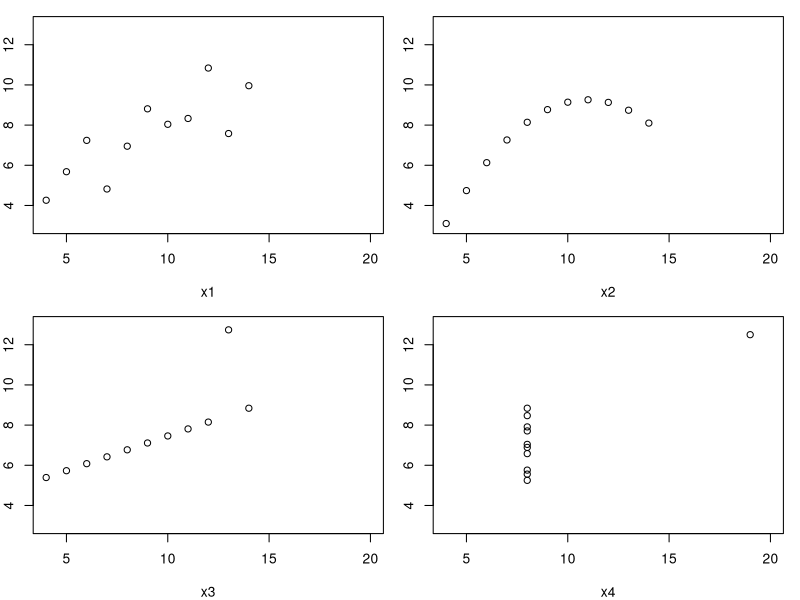
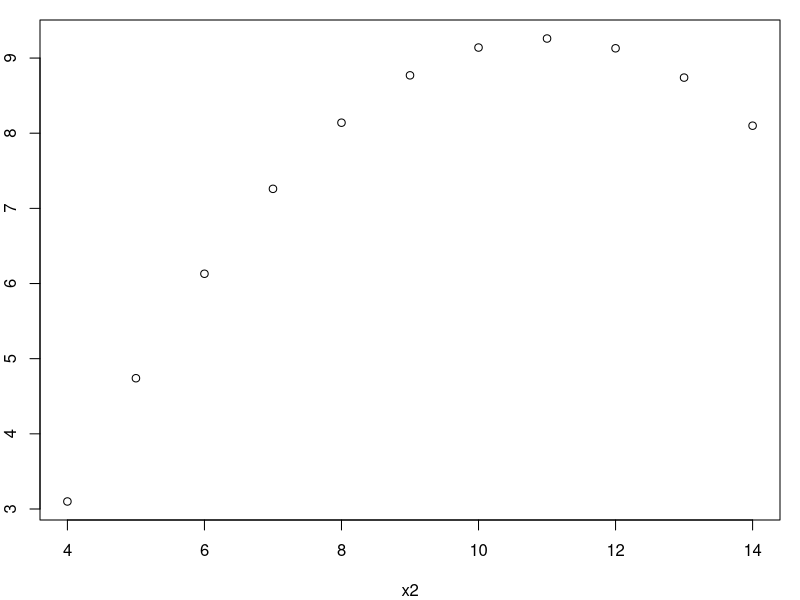

These charts were generated, in order, by the following R code:
## ---- chunk 1
par(mfrow=c(2,2), mar=c(4,2,1,1))
with(anscombe, plot(x1,y1,xlim=c(4,20), ylim=c(3,13)))
with(anscombe, plot(x2,y2,xlim=c(4,20), ylim=c(3,13)))
with(anscombe, plot(x3,y3,xlim=c(4,20), ylim=c(3,13)))
with(anscombe, plot(x4,y4,xlim=c(4,20), ylim=c(3,13)))
## ---- chunk 2
par(mfrow=c(1,1))
with(anscombe, plot(x2,y2))
